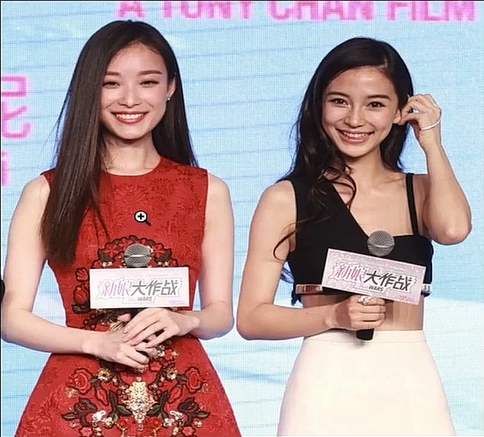
#> input picture opencv/p3.png, 484 x 437 px
$ python '13.1Haar人脸识别.py'
#> lines starting #> are read from the running program, lines starting #| are printed output that depends on the picture; after the words box and inside, x2 and y2 are one past the last pixel; in counts of white or black regions, pixels touching at a corner belong together
#1.创建Haar级联器  2.导入图片灰度化
#  源img , 缩放因子(因为可能不能刚好把人脸放进去)double scaleFactor = 1.1 , 人脸最小的像素值int)

import cv2 as cv
import numpy as np

#1.创建Haar级联器
facer = cv.CascadeClassifier('./haarcascades/haarcascade_frontalface_default.xml')
eyer = cv.CascadeClassifier('./haarcascades/haarcascade_eye.xml')
#2.导入人脸识别的图片并将其灰度化
img = cv.imread('p3.png')
#> img is the input picture: shape (437, 484, 3); mean B, G, R 159.3, 156.7, 178.5
gray = cv.cvtColor(img , cv.COLOR_BGR2GRAY)
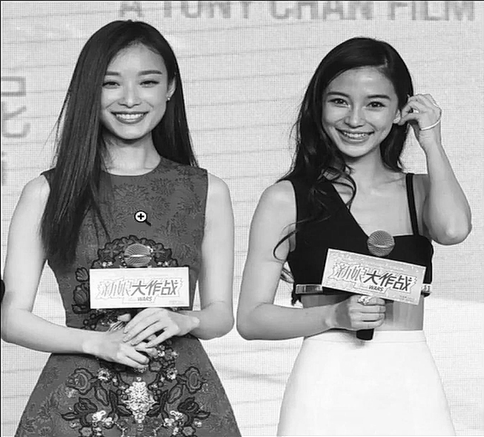
#> gray: shape (437, 484); min 0, max 255, mean 163.5

# #3. 进行人脸、眼识别
# faces = facer.detectMultiScale(gray , 1.1 , 5)  #返回值是[[x , y , w , h]]
# eyes = eyer.detectMultiScale(gray , 1.1 , 5)  #返回值是[[x , y , w , h]]
#
#
# for (x,y,w,h) in eyes:
#     cv.rectangle(img , (x,y) , (x+w,y+h) , (0,0,255) , 2)

#分别识别准确率不高，最好是在检测出人脸的基础上再进行检测眼睛
faces = facer.detectMultiScale(gray , 1.1 , 3)
#> faces = [[313, 69, 87, 87], [214, 349, 73, 73], [86, 48, 89, 89]]

i=0
for (x,y,w,h) in faces:
    cv.rectangle(img , (x,y) , (x+w,y+h) , (0,0,255) , 2)
    roi_img = img[y:y+h , x:x+w]    #扣出[x,y]到[x+w,y+h]的小方块
    eyes = eyer.detectMultiScale(roi_img , 1.1 , 5)  #返回值是[[x , y , w , h]]
    for (x,y,w,h) in eyes:
        cv.rectangle(roi_img , (x,y) , (x+w,y+h) , (0,0,255) , 2)
        i=i+1
        winname = "face" + str(i)
        cv.imshow(winname , roi_img)
#> this loop made 3 passes
#> eyes on pass 1: [[49, 25, 23, 23]]
#> pass 1, `roi_img = img[y:y+h , x:x+w]`:
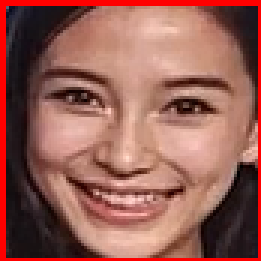
#> roi_img: shape (87, 87, 3) (shown 3 times larger); mean B, G, R 84.7, 94.4, 150.4
#> pass 1, `cv.imshow(winname , roi_img)`:
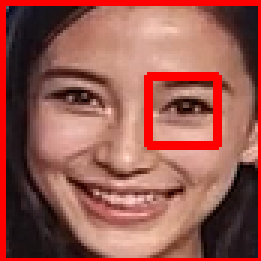
#> window 'face1': shape (87, 87, 3) (shown 3 times larger); mean B, G, R 80.1, 89.3, 152.5
#> pass 2, `roi_img = img[y:y+h , x:x+w]`:
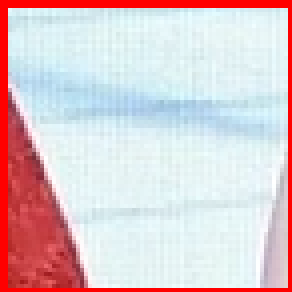
#> roi_img: shape (73, 73, 3) (shown 4 times larger); mean B, G, R 205.4, 201, 220
#> pass 3, `roi_img = img[y:y+h , x:x+w]`:
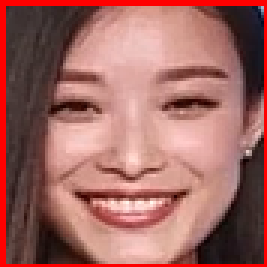
#> roi_img: shape (89, 89, 3) (shown 3 times larger); mean B, G, R 97.7, 103.3, 160.9
#> after the loop:
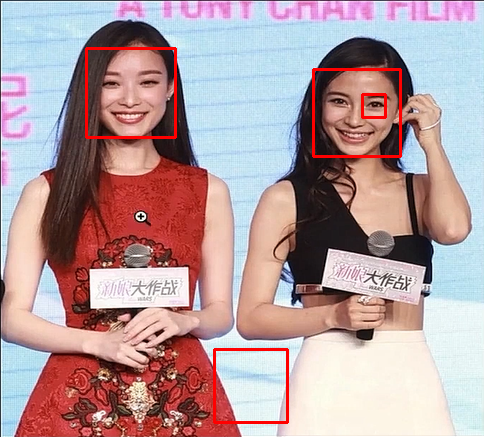
#> img: shape (437, 484, 3); 1.54% of pixels changed, all inside (x1, y1, x2, y2) = (85, 47, 402, 424)
#> after the loop, i = 1

cv.imshow('img',roi_img)
cv.waitKey(0)
